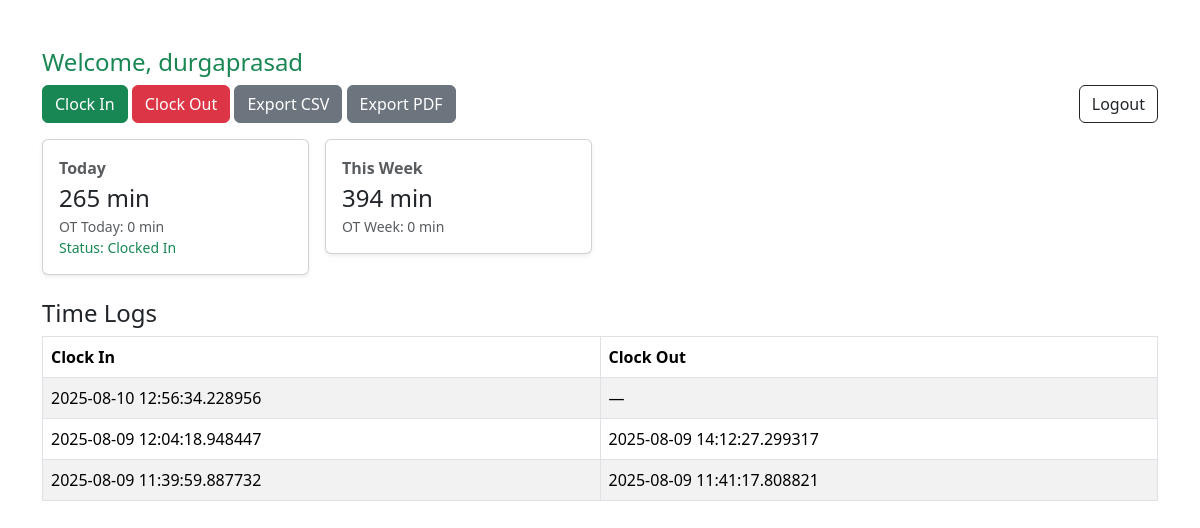
Page /dashboard (signed in) on the committed database.
### app.py (models this page shows)
class User(db.Model):
    id       = db.Column(db.Integer, primary_key=True)
    username = db.Column(db.String(100), unique=True, nullable=False)
    password = db.Column(db.String(200), nullable=False)  # plaintext for demo
    role     = db.Column(db.String(20), nullable=False)   # 'admin' | 'employee'

class TimeLog(db.Model):
    id        = db.Column(db.Integer, primary_key=True)
    user_id   = db.Column(db.Integer, db.ForeignKey('user.id'), nullable=False)
    clock_in  = db.Column(db.DateTime)
    clock_out = db.Column(db.DateTime)
    user      = db.relationship('User', backref='time_logs')

### app.py (the view, shortened to what this page needs)
@app.route('/dashboard')
def dashboard():
    if 'user_id' not in session:
        return redirect(url_for('index'))
    user = User.query.get(session['user_id'])
    start_date_str = request.args.get('start_date', '').strip()
    end_date_str   = request.args.get('end_date', '').strip()
    employee_q     = request.args.get('employee', '').strip()  # username partial
    def parse_date(d):
        try:    return datetime.strptime(d, "%Y-%m-%d").date()
        except: return None
    start_dt = end_dt = None
    if user.role == 'admin':
        if start_date_str:
            sd = parse_date(start_date_str)
            if sd: start_dt = datetime.combine(sd, time.min)
        if end_date_str:
            ed = parse_date(end_date_str)
            if ed: end_dt = datetime.combine(ed, time.max)
        logs_query = (TimeLog.query
                      .join(User, TimeLog.user_id == User.id)
                      .options(joinedload(TimeLog.user)))
        if employee_q:
            logs_query = logs_query.filter(User.username.ilike(f"%{employee_q}%"))
        if start_dt and end_dt:
            logs_query = logs_query.filter(and_(TimeLog.clock_in >= start_dt, TimeLog.clock_in <= end_dt))
        elif start_dt:
            logs_query = logs_query.filter(TimeLog.clock_in >= start_dt)
        elif end_dt:
            logs_query = logs_query.filter(TimeLog.clock_in <= end_dt)
        logs = logs_query.order_by(TimeLog.clock_in.desc()).all()
    else:
        logs = (TimeLog.query
                .filter_by(user_id=user.id)
                .options(joinedload(TimeLog.user))
                .order_by(TimeLog.clock_in.desc())
                .all())
    my_today, my_today_ot, my_week, my_week_ot, my_clocked_in = totals_for_user_today_and_week(user.id)
    summary = None
    employees = User.query.order_by(User.username.asc()).all() if user.role == 'admin' else []
    return render_template(
        'dashboard.html',
        user=user,
        role=user.role,
        logs=logs,
        summary=summary,
        my_today=my_today,
        my_today_ot=my_today_ot,
        my_week=my_week,
        my_week_ot=my_week_ot,
        my_clocked_in=my_clocked_in,
        employees=employees,
        start_date_val=start_date_str,
        end_date_val=end_date_str,
        employee_val=employee_q
    )

### app.py (called while the page is built)
def clamp(dt, start, end):
    if dt < start: return start
    if dt > end:   return end
    return dt

def minutes_in_range(log, start, end):
    if not log.clock_in:
        return 0
    s = clamp(log.clock_in, start, end)
    e = clamp(log.clock_out or datetime.now(), start, end)
    if e <= s:
        return 0
    return int((e - s).total_seconds() // 60)

def day_bounds(dt_date):
    start = datetime.combine(dt_date, time.min)
    end   = datetime.combine(dt_date, time.max)
    return start, end

def this_week_bounds():
    today = datetime.today().date()
    week_start_date = today - timedelta(days=today.weekday())  # Monday
    week_end_date   = week_start_date + timedelta(days=6)      # Sunday
    return day_bounds(week_start_date)[0], day_bounds(week_end_date)[1]

def totals_for_user_today_and_week(user_id):
    today = datetime.today().date()
    today_start, today_end = day_bounds(today)
    week_start, week_end   = this_week_bounds()
    logs = (TimeLog.query
            .filter(TimeLog.user_id == user_id, TimeLog.clock_in >= week_start)
            .order_by(TimeLog.clock_in.asc())
            .all())
    today_minutes  = sum(minutes_in_range(l, today_start, today_end) for l in logs)
    week_minutes   = sum(minutes_in_range(l, week_start,  week_end)  for l in logs)
    clocked_in_now = any(l.clock_out is None for l in logs)
    today_ot = max(0, today_minutes - DAILY_OT_THRESHOLD_MIN)
    week_ot  = max(0, week_minutes  - WEEKLY_OT_THRESHOLD_MIN)
    return today_minutes, today_ot, week_minutes, week_ot, clocked_in_now

### templates/dashboard.html (shortened to what this page needs)
{% extends 'base.html' %} {% block title %}Dashboard{% endblock %} {% block content %}
<h4 class="text-success">Welcome, {{ user.username }}</h4>
<div class="mb-3">
    {% if role == 'employee' %}
    <a href="/clock_in" class="btn btn-success">Clock In</a>
    <a href="/clock_out" class="btn btn-danger">Clock Out</a> {% endif %}
    <a href="/export_csv" class="btn btn-secondary">Export CSV</a>
    <a href="/export_pdf" class="btn btn-secondary">Export PDF</a>
    <a href="/logout" class="btn btn-outline-dark float-end">Logout</a>
</div>
<div class="row g-3">
    <div class="col-md-3">
        <div class="card shadow-sm p-3">
            <div class="fw-bold text-muted">Today</div>
            <div class="fs-4">{{ my_today }} min</div>
            <div class="small {{ 'text-danger' if my_today_ot > 0 else 'text-muted' }}">OT Today: {{ my_today_ot }} min</div>
            <div class="small {{ 'text-success' if my_clocked_in else 'text-muted' }}">Status: {{ 'Clocked In' if my_clocked_in else 'Clocked Out' }}</div>
        </div>
    </div>
    <div class="col-md-3">
        <div class="card shadow-sm p-3">
            <div class="fw-bold text-muted">This Week</div>
            <div class="fs-4">{{ my_week }} min</div>
            <div class="small {{ 'text-danger' if my_week_ot > 0 else 'text-muted' }}">OT Week: {{ my_week_ot }} min</div>
        </div>
    </div>
</div>
<h4 class="mt-4">Time Logs</h4>
<table class="table table-bordered table-striped">
    <thead>
        <tr>
            <th>Clock In</th>
            <th>Clock Out</th>
        </tr>
    </thead>
    <tbody>
        {% for log in logs %}
        <tr>
            <td>{{ log.clock_in }}</td>
            <td>{{ log.clock_out or '—' }}</td>
        </tr>
        {% endfor %}
    </tbody>
</table>
{% endblock %}

### rows in the picture
User: username "durgaprasad"
TimeLog: clock_in "2025-08-10 12:56:34.228956", clock_out "—"
TimeLog: clock_in "2025-08-09 12:04:18.948447", clock_out "2025-08-09 14:12:27.299317"
TimeLog: clock_in "2025-08-09 11:39:59.887732", clock_out "2025-08-09 11:41:17.808821"

### other values in the picture
{{ my_today }} "265"
{{ my_today_ot }} "0"
{{ 'Clocked In' if my_clocked_in else 'Clocked Out' }} "Clocked In"
{{ my_week }} "394"
{{ my_week_ot }} "0"
